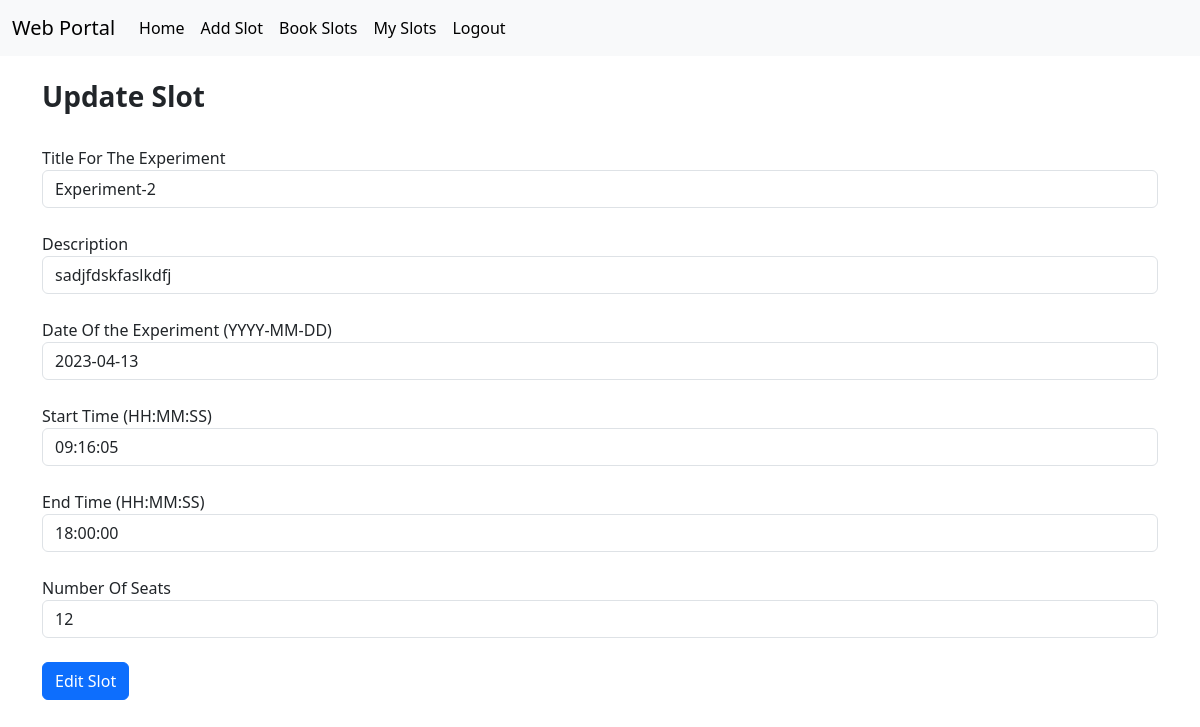
Page /updateSlot/8 (signed in) on the earlier database version.
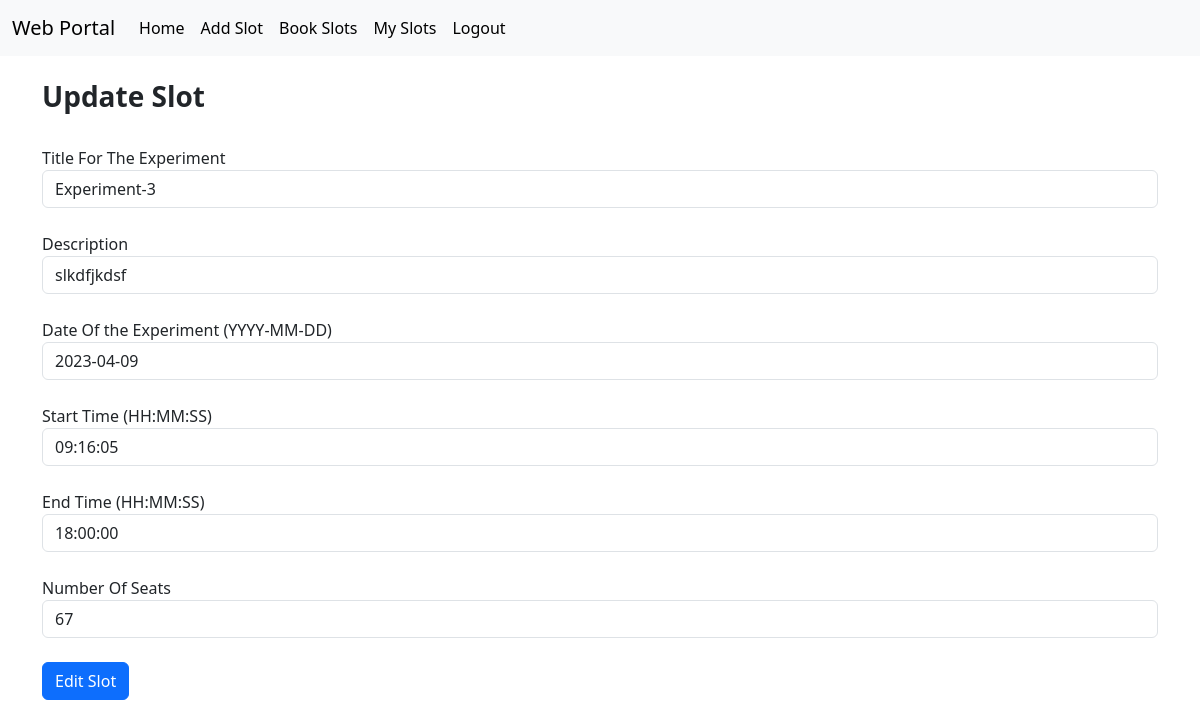
Same page on the later database version.
### App/models.py (models this page shows)
class Slot(models.Model):
    exptTitle = models.CharField(max_length = 50)
    exptDesc = models.CharField(max_length = 100)
    exptDate = models.DateField()
    numberOfSeats = models.IntegerField()
    startTime = models.TimeField()
    endTime = models.TimeField()
    candidateList = models.ManyToManyField(
        User,
        through="Order",
        through_fields=("slot", "candidate"),
    )

### App/views.py (the view, shortened to what this page needs)
# urls.py: path('updateSlot/<int:pk>', views.updateSlot, name='updateSlot'),
@login_required(login_url='login')
def updateSlot(request, pk):
    slot =  get_object_or_404(Slot, id=pk)
    form = SlotForm(instance = slot)
    return render(request, "updateSlot.html", locals())

### templates/updateSlot.html (shortened to what this page needs)
{% extends 'base.html' %} {% block title %}Update {{slot.exptTitle}}{% endblock title %}
{% block body %}
{% if user.is_staff %}
<div class="container">
  <br/>
<h3><b> Update Slot</b></h3>
<form method="POST" action="#updateSlot/{{slot.id}}">
  <br/>
  <div class="form-group">
    <label for="exptTitle">Title For The Experiment</label><br />
    {{form.exptTitle}}
  </div>
  <br/>
  <div class="form-group">
    <label for="exptDesc"> Description </label><br />
    {{form.exptDesc}}
  </div>
  <br/>
  <div class="form-group">
    <label for="exptDate"> Date Of the Experiment (YYYY-MM-DD)</label><br />
    {{form.exptDate}}
  </div>
  <br/>
  <div class="form-group">
    <label for="startTime"> Start Time (HH:MM:SS)</label><br />
    {{form.startTime}}
  </div>
  <br/>
  <div class="form-group">
    <label for=""> End Time (HH:MM:SS)</label><br />
    {{form.endTime}}
  </div>
  <br/>
  <div class="form-group">
    <label for="numberOfSeats"> Number Of Seats </label><br />
    {{form.numberOfSeats}}
  </div>
  <br/>
  <button type="submit" class="btn btn-primary btn-block">Edit Slot</button>
</form>
</div>
{%endif%}
{%endblock body%}

Differences in the rows shown:
changed Slot: exptTitle "Experiment-2" → "Experiment-3"; exptDesc "sadjfdskfaslkdfj" → "slkdfjkdsf"; exptDate "2023-04-13" → "2023-04-09"; numberOfSeats "12" → "67"
